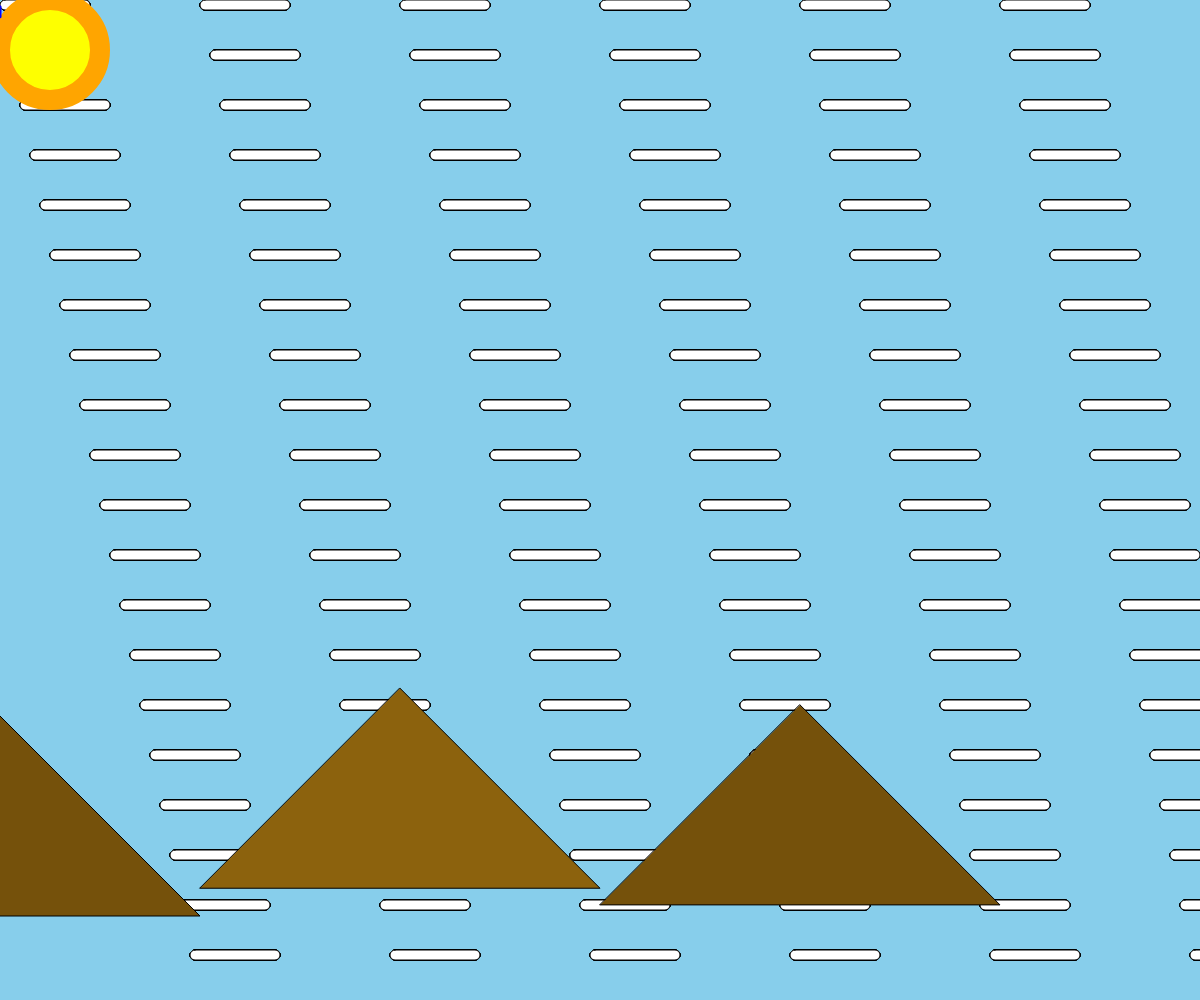
Frame 1 (no input)
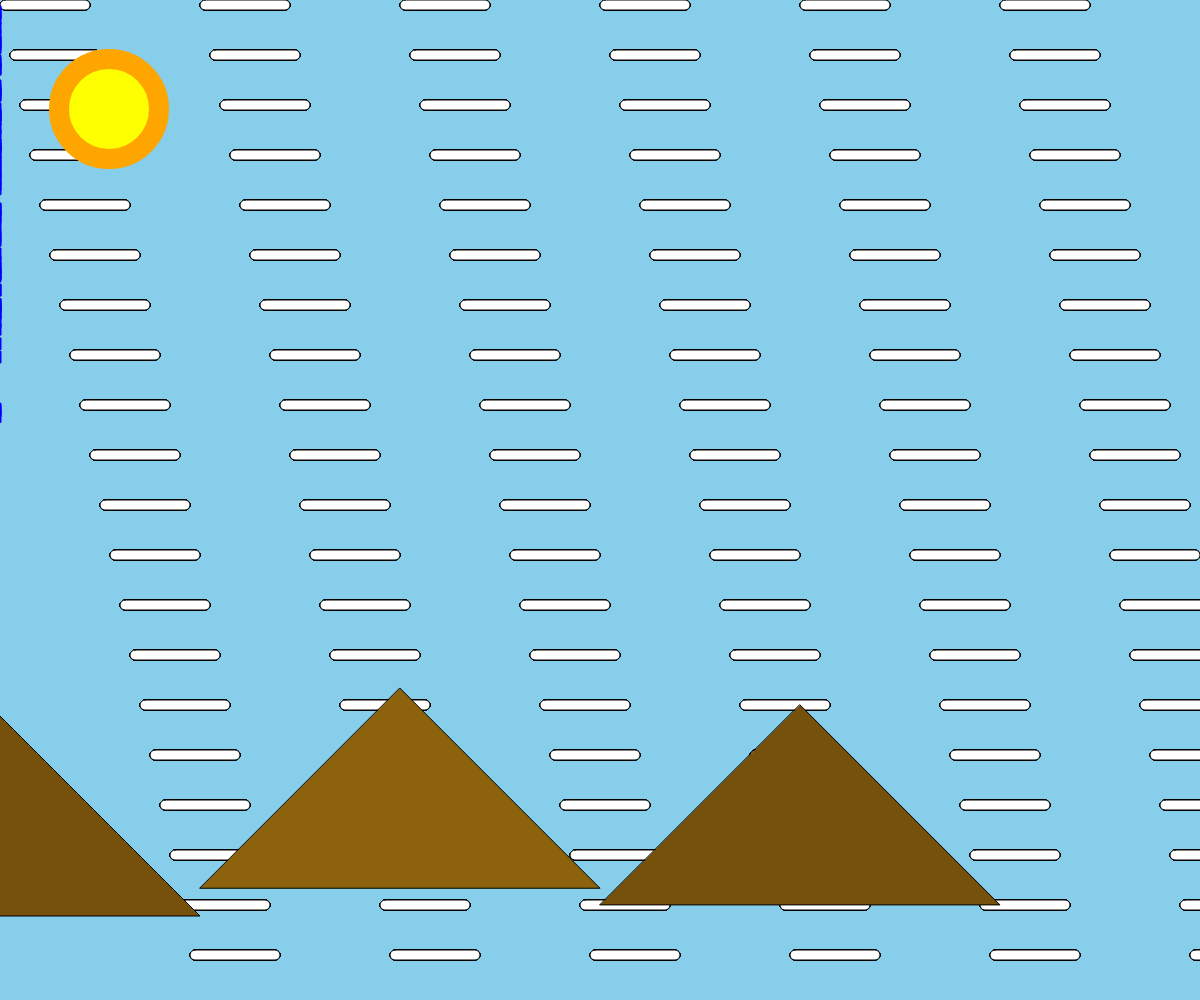
Frame 60 (no input)
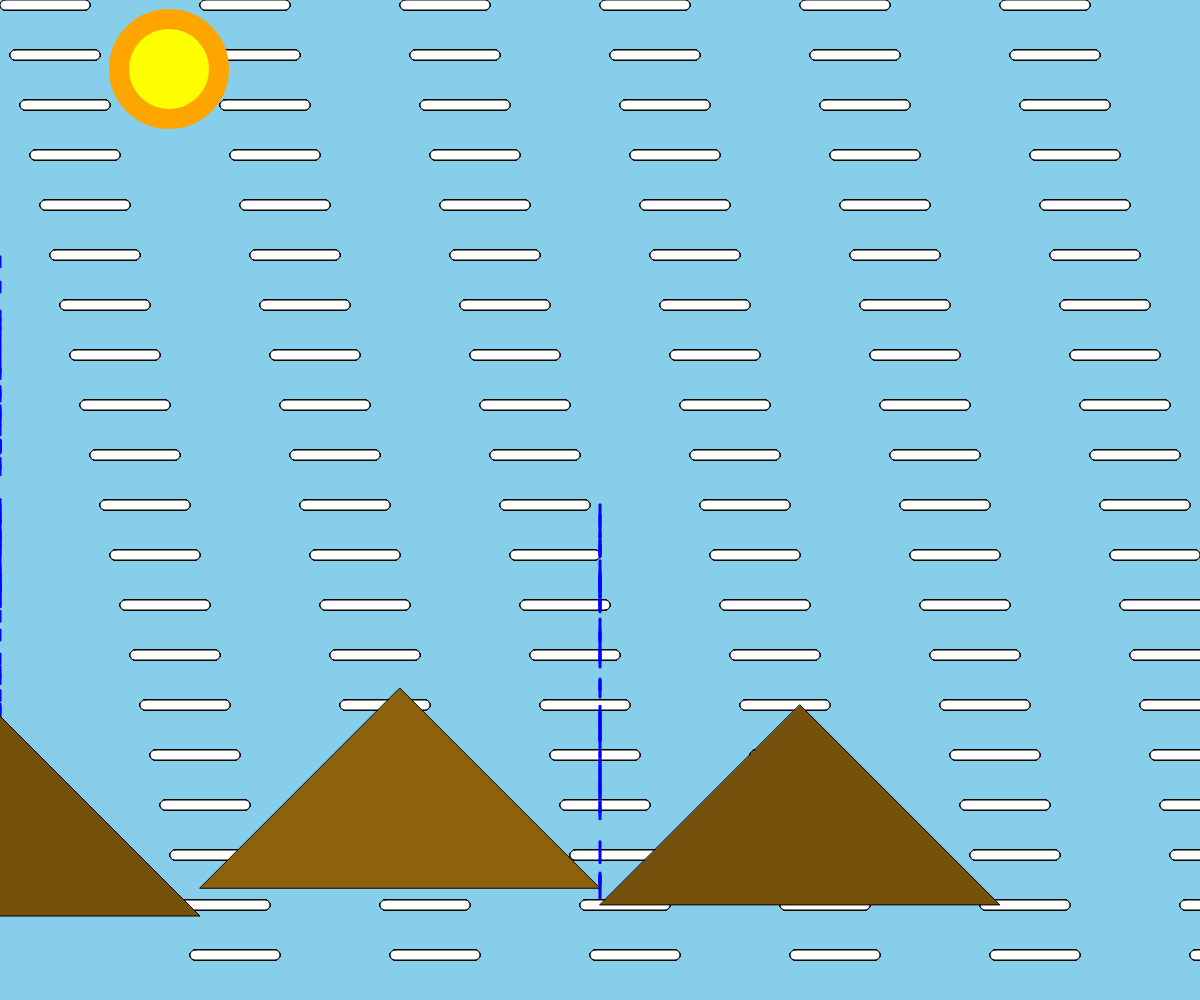
Frame 120 (the mouse pressed at the canvas centre since frame 60)

The p5.js sketch that drew these frames (run headless with seeded random() and noise() and a simulated clock; from frame 60 on, the mouse is pressed at the canvas centre):

// p5.js sketch
// ── sketch.js
var x = 0;
var y = 0;
var l = 0;
let drops = [];  // Array to store raindrops

function setup() {
  createCanvas(windowWidth, windowHeight);
}

function draw() {
  background(135, 206, 235);

  //clouds
  for(var l = 0; l < 999; l++){
    rect((l * 10) % width,(l * 50) % height,90,10,70);
    fill('#ffffff');
  }

  // sun
  fill("rgb(254, 255, 0)");
  stroke("orange");
  strokeWeight(20);
  rect(x, y, 100, 100, 100);
  x = x + 1;
  x = x % 700;
  y = y + 1;
  y = y % 100;

  // rain effect
  let drop = new Raindrop(mouseX, mouseY);
  drops.push(drop);

  for (let i = drops.length - 1; i >= 0; i--) {
    drops[i].update();
    drops[i].show();
    if (drops[i].y > height) {
      drops.splice(i, 1);  //
    }
  }

  // mountains 
  // middle
  translate(width / 12, height / 1.7);
  stroke(0);
  strokeWeight(1);
  fill("#8c620d");
  triangle(100, 300, 500, 300, 300, 100);

  // right
  translate(width / 3, height / 60);
  stroke(0);
  strokeWeight(1);
  fill("#75510b");
  triangle(100, 300, 500, 300, 300, 100);

  // left
  translate(width / -1.5, height / 90);
  stroke(0);
  strokeWeight(1);
  fill("#75510b");
  triangle(100, 300, 500, 300, 300, 100);
}

// Raindrop class
class Raindrop {
  constructor(x, y) {
    this.x = x;
    this.y = y;
    this.speed = random(4, 8);  // Random speed for raindrops
  }

  update() {
    this.y += this.speed;  // Move raindrop down
  }

  show() {
    stroke('#0000ff');
    strokeWeight(3);
    line(this.x, this.y, this.x, this.y + 10);  // Draw raindrop
  }
}
